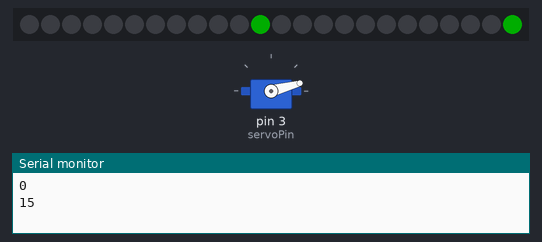
A sketch run on a simulated Arduino Uno, built with avr-gcc and run on an emulated ATmega328P. Shown: servo, 24 RGB LEDs in strip order, left to right, the last lines printed to the serial monitor. Dim RGB values are drawn brighter than linear.

Above: at 1.1 s.
At 9.1 s:
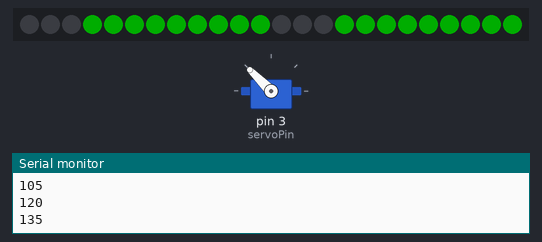
At 17.65 s:
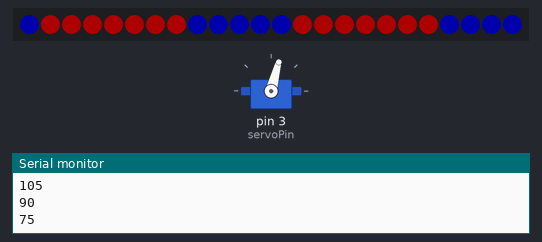
At 34.1 s:
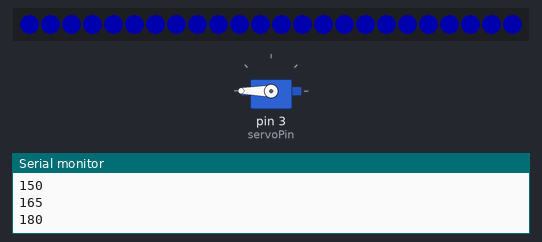
Timing chart, 0 to 40.0 s (numbered marks = the images above):
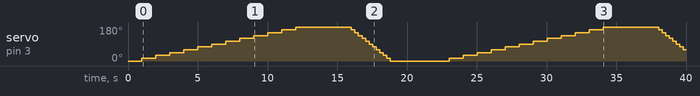

Measured:
- what the display in image 0 shows lasts 1.0 s, from 1.0 s to 2.0 s

The sketch:

FinalProject.ino
```cpp
#include <Servo.h>
#include <Adafruit_NeoPixel.h>

#define LED_PIN    6
#define LED_COUNT 24

Adafruit_NeoPixel strip(LED_COUNT, LED_PIN, NEO_GRB + NEO_KHZ800);

int servoPin = 3;

Servo Servo1;

int angle = 0;

void setup()
{
  //initialize serial communications at a 9600 baud rate
  Serial.begin(9600);

  Servo1.attach(servoPin);

  strip.begin();
  strip.show();
  strip.setBrightness(50);
}

void loop()
{
  for (angle = 0; angle <= 180; angle += 15){
    Servo1.write(angle);
    Serial.println(angle);
    if (angle == 0){
      strip.clear();
      strip.show();
    } else if (angle ==180){
      for (int i=0; i<24; i++){
        strip.setPixelColor(i, 0, 0, 255);
      }
      strip.show();
    } else {
      strip.setPixelColor(12-angle/15, 0, 255, 0);
      strip.setPixelColor(24-angle/15, 0, 255, 0);
      strip.show();
    }
    delay(1000);
  }

  delay(3000);

  for (angle = 165; angle >= 0; angle -= 15){
    Servo1.write(angle);
    Serial.println(angle);
    strip.setPixelColor(12-angle/15, 255, 0, 0);
    strip.setPixelColor(24-angle/15, 255, 0, 0);
    strip.show();
    delay(250);
  }

  strip.clear();
  strip.show();
  delay(3000);
}
```
